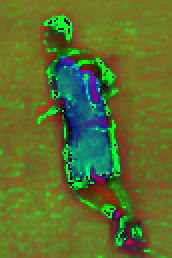
#> input picture 4_DetectionColor _v2/roi/roi_jogador5.png, 86 x 129 px, found by its file name (shown 2 times larger)
$ python 3dColorsHsv.py
#> lines starting #> are read from the running program, lines starting #| are printed output that depends on the picture
from mpl_toolkits.mplot3d import Axes3D
from matplotlib import cm
from matplotlib import colors
import cv2
import numpy as np
from matplotlib import pyplot as plt

hsv_nemo = cv2.imread("roi_jogador5.png")
#> hsv_nemo is the input picture: shape (129, 86, 3); mean B, G, R 43.6, 111.6, 91.9

h, s, v = cv2.split(hsv_nemo)
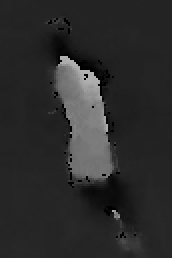
#> h: shape (129, 86) (shown 2 times larger); min 0, max 178, mean 43.6
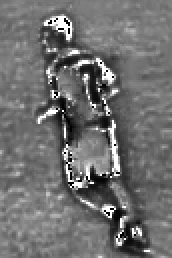
#> s: shape (129, 86) (shown 2 times larger); min 0, max 255, mean 111.6
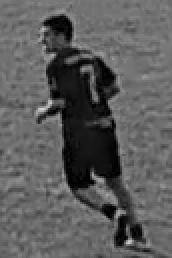
#> v: shape (129, 86) (shown 2 times larger); min 0, max 209, mean 91.9
fig = plt.figure()
axis = fig.add_subplot(1, 1, 1, projection="3d")

pixel_colors = hsv_nemo.reshape((np.shape(hsv_nemo)[0]*np.shape(hsv_nemo)[1], 3))
norm = colors.Normalize(vmin=-1.,vmax=1.)
norm.autoscale(pixel_colors)
pixel_colors = norm(pixel_colors).tolist()
#> pixel_colors = 11094 items, first 6: [0.141, 0.447, 0.482], [0.145, 0.447, 0.482], [0.145, 0.443, 0.486], [0.145, 0.447, 0.482], [0.145, 0.447, 0.482], [0.145, 0.467, 0.463]

axis.scatter(h.flatten(), s.flatten(), v.flatten(), facecolors=pixel_colors, marker=".")
axis.set_xlabel("Hue")
axis.set_ylabel("Saturation")
axis.set_zlabel("Value")
plt.show()
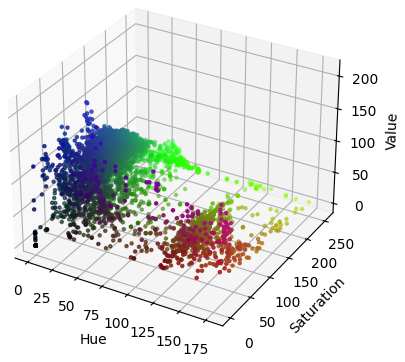
#> figure drawn by matplotlib, 1 panel

$ run again, with 4_DetectionColor _v2/roi/roi_jogador1.png copied over 4_DetectionColor _v2/roi/roi_jogador5.png
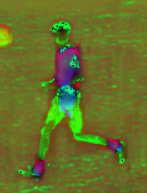
#> input picture 4_DetectionColor _v2/roi/roi_jogador1.png, 147 x 193 px, found by its file name
#> hsv_nemo is the input picture: shape (193, 147, 3); mean B, G, R 39.9, 112.3, 101.6
#> `h, s, v = cv2.split(hsv_nemo)`:
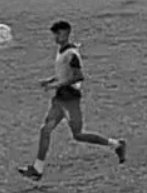
#> v: shape (193, 147); min 0, max 233, mean 101.6
#> pixel_colors = 28371 items
#> `plt.show()`:
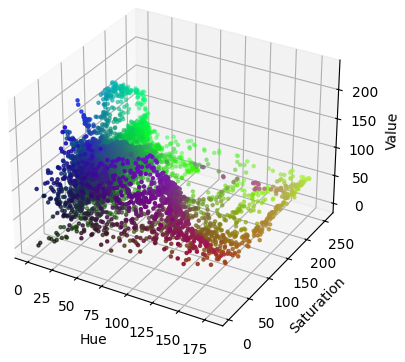
#> figure drawn by matplotlib, 1 panel

$ run again, with 4_DetectionColor _v2/roi/roi_jogador2.png copied over 4_DetectionColor _v2/roi/roi_jogador5.png
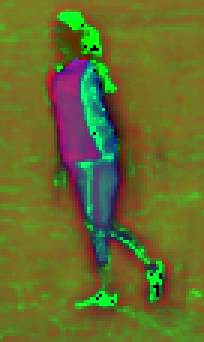
#> input picture 4_DetectionColor _v2/roi/roi_jogador2.png, 68 x 114 px, found by its file name (shown 3 times larger)
#> hsv_nemo is the input picture: shape (114, 68, 3); mean B, G, R 43.4, 108.5, 102.7
#> `h, s, v = cv2.split(hsv_nemo)`:
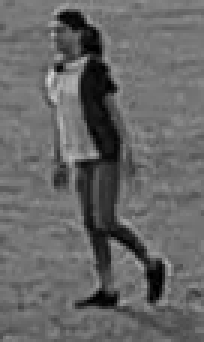
#> v: shape (114, 68) (shown 3 times larger); min 0, max 214, mean 102.7
#> pixel_colors = 7752 items, first 6: [0.145, 0.463, 0.498], [0.145, 0.49, 0.471], [0.145, 0.522, 0.443], [0.145, 0.545, 0.424], [0.145, 0.545, 0.431], [0.145, 0.486, 0.482]
#> `plt.show()`:
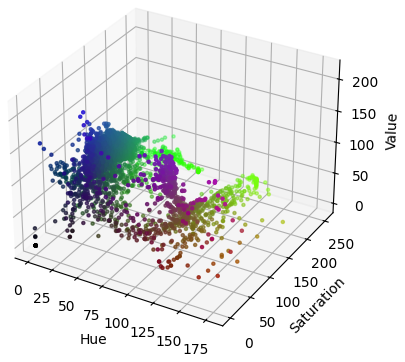
#> figure drawn by matplotlib, 1 panel

$ run again, with 4_DetectionColor _v2/roi/roi_jogador3.png copied over 4_DetectionColor _v2/roi/roi_jogador5.png
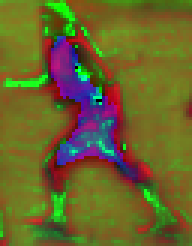
#> input picture 4_DetectionColor _v2/roi/roi_jogador3.png, 64 x 82 px, found by its file name (shown 3 times larger)
#> hsv_nemo is the input picture: shape (82, 64, 3); mean B, G, R 42.9, 100.3, 106
#> `h, s, v = cv2.split(hsv_nemo)`:
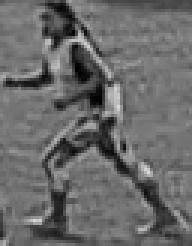
#> v: shape (82, 64) (shown 3 times larger); min 0, max 217, mean 106
#> pixel_colors = 5248 items, first 6: [0.137, 0.663, 0.349], [0.137, 0.608, 0.38], [0.137, 0.561, 0.42], [0.137, 0.569, 0.408], [0.137, 0.569, 0.408], [0.137, 0.541, 0.427]
#> `plt.show()`:
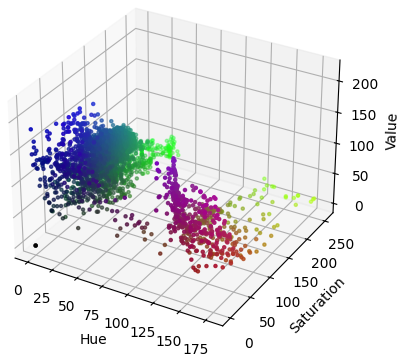
#> figure drawn by matplotlib, 1 panel
